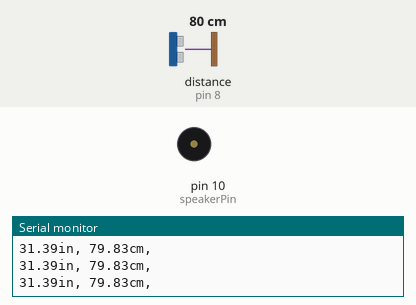
This sketch was run on a simulated Arduino Uno, built with avr-gcc and run on an emulated ATmega328P. On the bench: buzzer (waves = sounding), the last lines printed to the serial monitor. Wiring (inferred from the names in the program): ultrasonic range finder: trigger pin 7; echo pin 8. The test bench sets the inputs (shaded band); at power-on: distance to the obstacle (sensor on pin 8) 80 cm. The echo pulse lasts 58.3 µs per cm.

Above: at 1.2 s.
1.3 s: distance to the obstacle (sensor on pin 8) set to 29 cm
4.3 s: distance to the obstacle (sensor on pin 8) set to 23 cm
At 4.54 s:
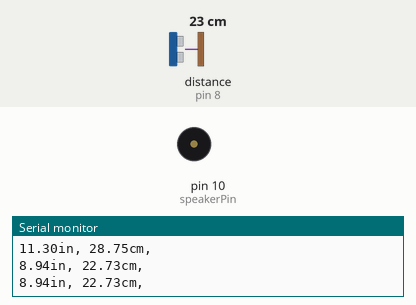
7.3 s: distance to the obstacle (sensor on pin 8) set to 35 cm
At 7.3 s:
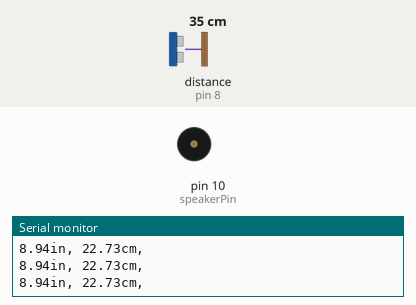
8.8 s: distance to the obstacle (sensor on pin 8) set to 18 cm
At 9.9 s:
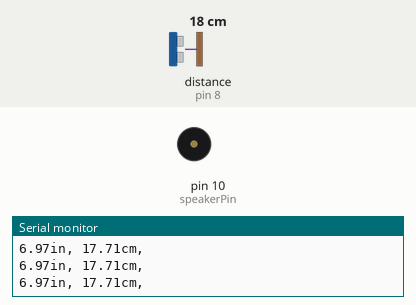
Timing chart, 0 to 12.8 s (numbered marks = the images above; inputs shaded):
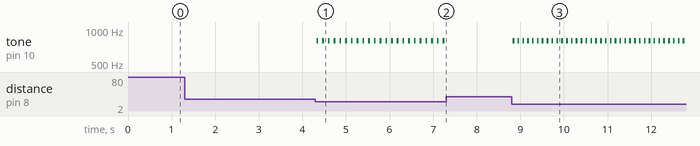

The sketch:

backup-sensor.ino
```cpp
int trigPin = 7;
int echoPin = 8;
int speakerPin = 10;
double duration, cm, inches;

double max_distance = 10.0;
double min_distance = 2.0;

void setup() {
  // put your setup code here, to run once:
  Serial.begin(9600);

  pinMode(trigPin, OUTPUT);
  pinMode(echoPin, INPUT);
  pinMode(speakerPin, OUTPUT);
}

void loop() {
  ///// [BEGIN] Ultrasonic Sensor /////
  digitalWrite(trigPin, LOW);
  delayMicroseconds(5);
  digitalWrite(trigPin, HIGH);
  delayMicroseconds(10);
  digitalWrite(trigPin, LOW);

  pinMode(echoPin, INPUT);
  duration = pulseIn(echoPin, HIGH);

  cm = (duration/2.0) / 29.1;
  inches = (duration/2.0) / 74.0;

  Serial.print(inches);
  Serial.print("in, ");
  Serial.print(cm);
  Serial.print("cm, ");
  Serial.println();
  ///// [END] Ultrasonic Sensor /////

  ///// [BEGIN] Tone Logic /////
  if(inches >= max_distance) {
    digitalWrite(speakerPin, LOW);
  }

  if(inches <= min_distance) {
    tone(speakerPin, 800);
  }

  if(inches < max_distance && inches > min_distance) {
    tone(speakerPin, 800);
    delay(40);
    // only need to vary the "off" time:
    noTone(speakerPin);
    delay(inches*10);
  }
  ///// [END] Tone Logic /////

}
```

Measured:
- the behaviour switches between 26 and 25 cm on distance to the obstacle (sensor on pin 8) (found by bisection; images 0 and 1)
- after the input at 4.3 s, tone on pin 10 (speakerPin): alternates 800 Hz for 0.04 s and silent for 0.09 s, starting at once
- after the input at 7.3 s, tone on pin 10 (speakerPin): stops changing and stays silent
- after the input at 8.8 s, tone on pin 10 (speakerPin): alternates 800 Hz for 0.04 s and silent for 0.07 s, starting at once
